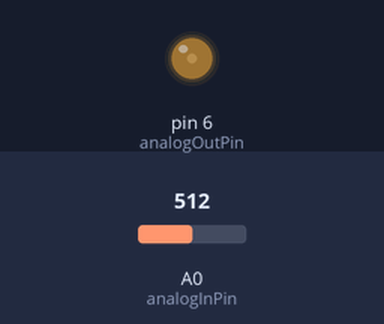
Bench run of a sketch on a simulated Arduino Uno, built with avr-gcc and run on an emulated ATmega328P. On the bench: output pins drawn as LEDs (lit = HIGH). The inputs (shaded band) are chosen by the test bench; at power-on: A0 (analogInPin) = 512.

Above: at 1.2 s.
1.3 s: A0 (analogInPin) set to 220
2.8 s: A0 (analogInPin) set to 195
At 3.7 s:
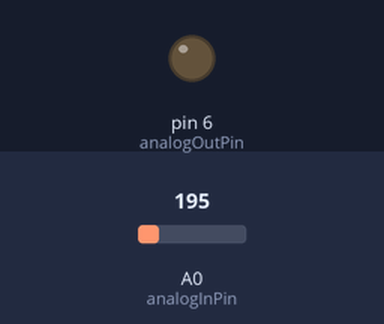
4.3 s: A0 (analogInPin) set to 393
5.8 s: A0 (analogInPin) set to 421
At 7.0 s:
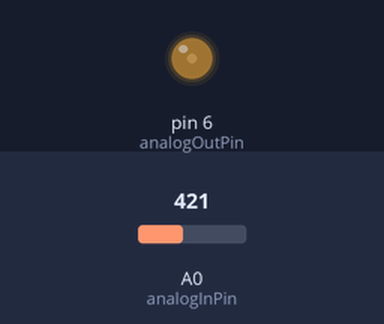
7.3 s: A0 (analogInPin) set to 601
8.8 s: A0 (analogInPin) set to 623
At 9.5 s:
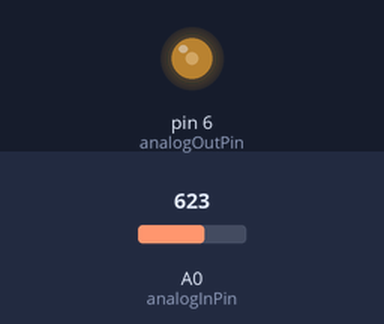
Timing chart, 0 to 11.3 s (numbered marks = the images above; inputs shaded):
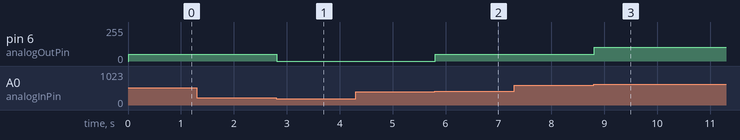

The sketch:

PortastudioSpeedControl.ino
```cpp
/*
  Analog input, analog output, serial output

 Reads an analog input pin, maps the result to a range from 0 to 255
 and uses the result to set the pulsewidth modulation (PWM) of an output pin.
 Also prints the results to the serial monitor.

 */

// These constants won't change.  They're used to give names
// to the pins used:
const int analogInPin = A0;  // Analog input pin that the potentiometer is attached to
const int analogOutPin = 6; // Analog output pin that the LED is attached to


#define STATE_STILL_INITIAL_OUTPUT (1)
#define STATE_NORMAL (2)
int operating_state = STATE_STILL_INITIAL_OUTPUT;


float initSensorValue_V = 0;
#define THRESHOLD_VOLTS (0.2f) //for determining if we've departed from the initial reading
float prev_value = 0.0f;
float learn_fac = 0.25f;

float default_output_V = 1.67f;

#define OUTPUT_RANGE_V (5.0f)
#define OUTPUT_RANGE_COUNTS (256)
#define INPUT_RANGE_COUNTS (1024)
#define INPUT_RANGE_V (5.0f)

float convertInputCountsToVolts(int input_counts) {
  return map((float)input_counts,0.0f,(float)INPUT_RANGE_COUNTS,0.0f,INPUT_RANGE_V);
}

void writeOutputVoltage(int analogPin,float voltage) {
  float output_float = map(voltage,0.0f,OUTPUT_RANGE_V,0.0f,(float)OUTPUT_RANGE_COUNTS);
  int output_counts = (int)(output_float+0.5f);
  analogWrite(analogPin,output_counts);
}


void setup() {
  // initialize serial communications
  Serial.begin(115200);

  //stall for a moment
  delay(10);

  //command the default output
  writeOutputVoltage(analogOutPin,default_output_V);
  prev_value = default_output_V;  //initialize the moothing state

  //get the current potentiometer value
  initSensorValue_V = convertInputCountsToVolts(analogRead(analogInPin));
  delay(10);
}


void loop() {
  // read the analog in value:
  float sensorValue_V = convertInputCountsToVolts(analogRead(analogInPin));

  switch (operating_state) {
    case (STATE_STILL_INITIAL_OUTPUT):
      //we're in the initial state.  Waiting for user to turn the knob past the
      //setting that is equivalent to the default output voltage.  As a result
      //the system will startup at a good speed and then requires the user
      //to turn the knob such that the speed will deviate smoothly from the
      //default speed
      if (initSensorValue_V < default_output_V) {
        //the initial knob position was lower than the default output.  So,
        //look to see if the knob has crossed to a value higher than the default setting.
        if (sensorValue_V > default_output_V) operating_state = STATE_NORMAL;  //switch to the normal mode of operation
      } else {
        //Or, here, the initial sensor value was above the default output.  So,
        //look to see if the knob has crossed to a value lower than the default setting.
        if (sensorValue_V < default_output_V) operating_state = STATE_NORMAL;  //switch to the normal mode of operation
      }

      break;
    case (STATE_NORMAL):
      //smooth the sensor value in time
      sensorValue_V = (1.0-learn_fac)*prev_value + learn_fac*sensorValue_V;
      prev_value = sensorValue_V;

      //output the smoothed sensor value
      writeOutputVoltage(analogOutPin,sensorValue_V);
      break;
  }

  delay(10); //keep the sample rate at a reasonable speed;
}
```

Measured:
- the behaviour switches between 205 and 204 on A0 (analogInPin) (found by bisection; images 0 and 1)
- the behaviour switches between 409 and 410 on A0 (analogInPin) (found by bisection; images 1 and 2)
- the behaviour switches between 614 and 615 on A0 (analogInPin) (found by bisection; images 2 and 3)
- after the input at 1.3 s, every drawn part: stays the same
- after the input at 2.8 s, pin 6 (analogOutPin): 51/255 → 0/255 at once
- after the input at 4.3 s, every drawn part: stays the same
- after the input at 5.8 s, pin 6 (analogOutPin): 0/255 → 51/255 at once
- after the input at 7.3 s, every drawn part: stays the same
- after the input at 8.8 s, pin 6 (analogOutPin): 51/255 → 102/255 at once
